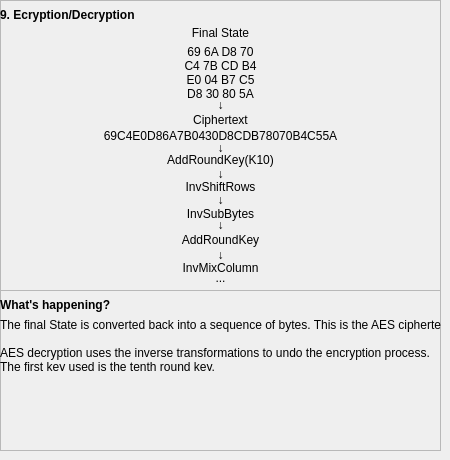
        <widget class="QWidget" name="pg_eaespg9">
         <widget class="QFrame" name="fr_eaeswh9">
          <property name="geometry">
           <rect>
            <x>0</x>
            <y>290</y>
            <width>441</width>
            <height>161</height>
           </rect>
          </property>
          <property name="frameShape">
           <enum>QFrame::StyledPanel</enum>
          </property>
          <property name="frameShadow">
           <enum>QFrame::Raised</enum>
          </property>
          <widget class="QLabel" name="lbl_eaeswh9_ex">
           <property name="geometry">
            <rect>
             <x>0</x>
             <y>30</y>
             <width>441</width>
             <height>51</height>
            </rect>
           </property>
           <property name="text">
            <string>The final State is converted back into a sequence of bytes. This is the AES ciphertext.

AES decryption uses the inverse transformations to undo the encryption process. 
The first key used is the tenth round key.</string>
           </property>
          </widget>
          <widget class="QLabel" name="lbl_eaeswh9_wh">
           <property name="geometry">
            <rect>
             <x>0</x>
             <y>0</y>
             <width>211</width>
             <height>31</height>
            </rect>
           </property>
           <property name="text">
            <string>&lt;html&gt;&lt;head/&gt;&lt;body&gt;&lt;p&gt;&lt;span style=&quot; font-size:9pt; font-weight:600;&quot;&gt;What's happening?&lt;/span&gt;&lt;/p&gt;&lt;/body&gt;&lt;/html&gt;</string>
           </property>
           <property name="alignment">
            <set>Qt::AlignLeading|Qt::AlignLeft|Qt::AlignVCenter</set>
           </property>
          </widget>
         </widget>
         <widget class="QFrame" name="fr_eaesmn9">
          <property name="geometry">
           <rect>
            <x>0</x>
            <y>0</y>
            <width>441</width>
            <height>291</height>
           </rect>
          </property>
          <property name="frameShape">
           <enum>QFrame::StyledPanel</enum>
          </property>
          <property name="frameShadow">
           <enum>QFrame::Raised</enum>
          </property>
          <widget class="QLabel" name="lbl_eaesmn9_encdec">
           <property name="geometry">
            <rect>
             <x>0</x>
             <y>0</y>
             <width>221</width>
             <height>31</height>
            </rect>
           </property>
           <property name="text">
            <string>&lt;html&gt;&lt;head/&gt;&lt;body&gt;&lt;p&gt;&lt;span style=&quot; font-size:9pt; font-weight:600;&quot;&gt;9. Ecryption/Decryption&lt;/span&gt;&lt;/p&gt;&lt;/body&gt;&lt;/html&gt;</string>
           </property>
           <property name="alignment">
            <set>Qt::AlignLeading|Qt::AlignLeft|Qt::AlignVCenter</set>
           </property>
          </widget>
          <widget class="QLabel" name="lbl_eaesmn9_fsttxt">
           <property name="geometry">
            <rect>
             <x>0</x>
             <y>22</y>
             <width>441</width>
             <height>21</height>
            </rect>
           </property>
           <property name="text">
            <string>Final State</string>
           </property>
           <property name="alignment">
            <set>Qt::AlignCenter</set>
           </property>
          </widget>
          <widget class="QLabel" name="lbl_eaesmn9_fst">
           <property name="geometry">
            <rect>
             <x>0</x>
             <y>42</y>
             <width>441</width>
             <height>61</height>
            </rect>
           </property>
           <property name="text">
            <string>69 6A D8 70
C4 7B CD B4
E0 04 B7 C5
D8 30 80 5A</string>
           </property>
           <property name="alignment">
            <set>Qt::AlignCenter</set>
           </property>
          </widget>
          <widget class="QLabel" name="lbl_eaesmn9_ciptxt">
           <property name="geometry">
            <rect>
             <x>0</x>
             <y>112</y>
             <width>441</width>
             <height>16</height>
            </rect>
           </property>
           <property name="text">
            <string>Ciphertext</string>
           </property>
           <property name="alignment">
            <set>Qt::AlignCenter</set>
           </property>
          </widget>
          <widget class="QLabel" name="lbl_eaesmn9_cip">
           <property name="geometry">
            <rect>
             <x>0</x>
             <y>128</y>
             <width>441</width>
             <height>16</height>
            </rect>
           </property>
           <property name="text">
            <string>69C4E0D86A7B0430D8CDB78070B4C55A</string>
           </property>
           <property name="alignment">
            <set>Qt::AlignCenter</set>
           </property>
          </widget>
          <widget class="QLabel" name="lbl_eaesmn9_ar1">
           <property name="geometry">
            <rect>
             <x>0</x>
             <y>97</y>
             <width>441</width>
             <height>16</height>
            </rect>
           </property>
           <property name="text">
            <string>↓</string>
           </property>
           <property name="alignment">
            <set>Qt::AlignCenter</set>
           </property>
          </widget>
          <widget class="QLabel" name="lbl_eaesmn9_ar3">
           <property name="geometry">
            <rect>
             <x>0</x>
             <y>166</y>
             <width>441</width>
             <height>16</height>
            </rect>
           </property>
           <property name="text">
            <string>↓</string>
           </property>
           <property name="alignment">
            <set>Qt::AlignCenter</set>
           </property>
          </widget>
          <widget class="QLabel" name="lbl_eaesmn9_isr">
           <property name="geometry">
            <rect>
             <x>0</x>
             <y>177</y>
             <width>441</width>
             <height>20</height>
            </rect>
           </property>
           <property name="text">
            <string>InvShiftRows</string>
           </property>
           <property name="alignment">
            <set>Qt::AlignCenter</set>
           </property>
          </widget>
          <widget class="QLabel" name="lbl_eaesmn9_ark10">
           <property name="geometry">
            <rect>
             <x>0</x>
             <y>150</y>
             <width>441</width>
             <height>20</height>
            </rect>
           </property>
           <property name="text">
            <string>AddRoundKey(K10)</string>
           </property>
           <property name="alignment">
            <set>Qt::AlignCenter</set>
           </property>
          </widget>
          <widget class="QLabel" name="lbl_eaesmn9_ark">
           <property name="geometry">
            <rect>
             <x>0</x>
             <y>230</y>
             <width>441</width>
             <height>20</height>
            </rect>
           </property>
           <property name="text">
            <string>AddRoundKey</string>
           </property>
           <property name="alignment">
            <set>Qt::AlignCenter</set>
           </property>
          </widget>
          <widget class="QLabel" name="lbl_eaesmn9_ar5">
           <property name="geometry">
            <rect>
             <x>0</x>
             <y>217</y>
             <width>441</width>
             <height>16</height>
            </rect>
           </property>
           <property name="text">
            <string>↓</string>
           </property>
           <property name="alignment">
            <set>Qt::AlignCenter</set>
           </property>
          </widget>
          <widget class="QLabel" name="lbl_eaesmn9_isb">
           <property name="geometry">
            <rect>
             <x>0</x>
             <y>204</y>
             <width>441</width>
             <height>20</height>
            </rect>
           </property>
           <property name="text">
            <string>InvSubBytes</string>
           </property>
           <property name="alignment">
            <set>Qt::AlignCenter</set>
           </property>
          </widget>
          <widget class="QLabel" name="lbl_eaesmn9_ar4">
           <property name="geometry">
            <rect>
             <x>0</x>
             <y>192</y>
             <width>441</width>
             <height>16</height>
            </rect>
           </property>
           <property name="text">
            <string>↓</string>
           </property>
           <property name="alignment">
            <set>Qt::AlignCenter</set>
           </property>
          </widget>
          <widget class="QLabel" name="lbl_eaesmn9_ar6">
           <property name="geometry">
            <rect>
             <x>0</x>
             <y>247</y>
             <width>441</width>
             <height>16</height>
            </rect>
           </property>
           <property name="text">
            <string>↓</string>
           </property>
           <property name="alignment">
            <set>Qt::AlignCenter</set>
           </property>
          </widget>
          <widget class="QLabel" name="lbl_eaesmn9_imc">
           <property name="geometry">
            <rect>
             <x>0</x>
             <y>260</y>
             <width>441</width>
             <height>16</height>
            </rect>
           </property>
           <property name="text">
            <string>InvMixColumn</string>
           </property>
           <property name="alignment">
            <set>Qt::AlignCenter</set>
           </property>
          </widget>
          <widget class="QLabel" name="lbl_eaesmn9_ar2">
           <property name="geometry">
            <rect>
             <x>0</x>
             <y>140</y>
             <width>441</width>
             <height>16</height>
            </rect>
           </property>
           <property name="text">
            <string>↓</string>
           </property>
           <property name="alignment">
            <set>Qt::AlignCenter</set>
           </property>
          </widget>
          <widget class="QLabel" name="lbl_eaesmn9_pnt">
           <property name="geometry">
            <rect>
             <x>0</x>
             <y>270</y>
             <width>441</width>
             <height>16</height>
            </rect>
           </property>
           <property name="text">
            <string>...</string>
           </property>
           <property name="alignment">
            <set>Qt::AlignCenter</set>
           </property>
          </widget>
         </widget>
        </widget>
